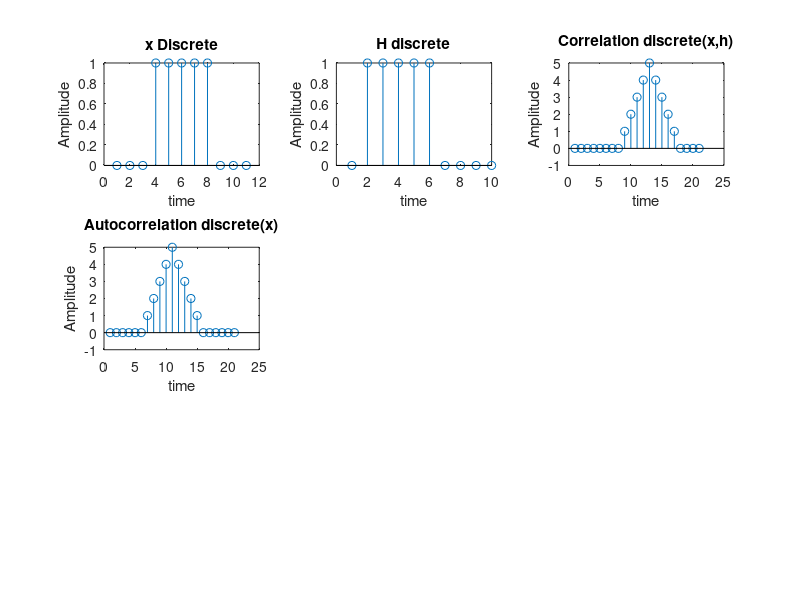

Write the MATLAB code that produced this figure.
clc;
clear all;
close all;
t= -5:1:5;
x=[zeros(1,3),ones(1,5),zeros(1,3)];
subplot(3,3,1);
stem(x);
title('x Discrete');
xlabel('time');
ylabel('Amplitude');

h=[zeros(1,1),ones(1,5),zeros(1,4)];
subplot(3,3,2);
stem(h);
title('H discrete');
xlabel('time');
ylabel('Amplitude');

y=xcorr(x,h);
subplot(3,3,3);
stem(y);
title('Correlation discrete(x,h)');
xlabel('time');
ylabel('Amplitude');

x=[zeros(1,3),ones(1,5),zeros(1,3)];
h=[zeros(1,3),ones(1,5),zeros(1,3)];
y=xcorr(x,h);
subplot(3,3,4);
stem(y);
title('Autocorrelation discrete(x)');
xlabel('time');
ylabel('Amplitude');




